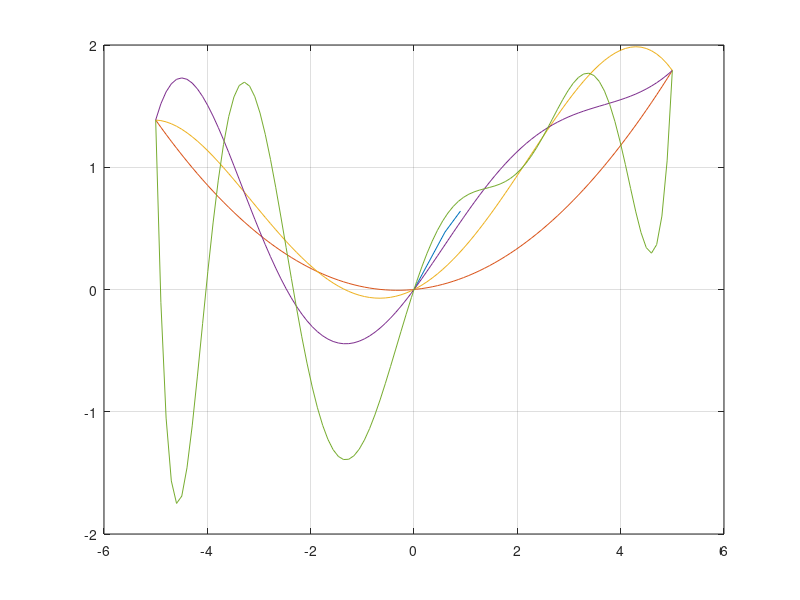

Here is the MATLAB script that generated this plot: (Note: this script raises an error after producing the figure.)
%F = @(x) 1./(1 + x.^2);
F = @(x) log(x+1);
%x = linspace(-5,5);
x = [0,0.6,0.9];
y = F(x);

plot(x,y)
grid on;
hold on;





dx = linspace(-5,5);


for N = 2:2:8
    x1 = [];

    for i = 0:N

        x1(i+1) = -5 + 10*(i/N);
        %Tambien puede ser asi, este el append en matlab 
        % x1 = [x1,-5 + 10*(i/N)]

    end 

    y1 = F(x1);


    auxG = 0;

    for s = 1:length(x1)
        %Vamos a generar a los L 
        % Si s = 1 entonces L0 = L1  
        aux = 1;
        aux3 = 1;

        for f = 1:length(x1)
            
            if f ~= s
                %Esta es la parte de arriba de los li
                poly(x1(f));
                aux = conv(aux, poly(x1(f))) ;
                bar = x1(s)-x1(f);
                aux3 = aux3*bar;
             
            end 


        end
        

        %aux2(s,:) = aux/aux3;
        auxG = auxG + y1(s)*(aux/aux3);
      
    end

    auxG
    
    plot(dx,polyval(auxG,dx))


end 

fprintf("Podemos observar que con cada iteracion incrementamos el grado del polinomio \n" + ...
    "y nos aproximamos a la funcion original cada vez mas pero aun asi la aproximación no es exacta con el polinomio de grado 8  \n")
    